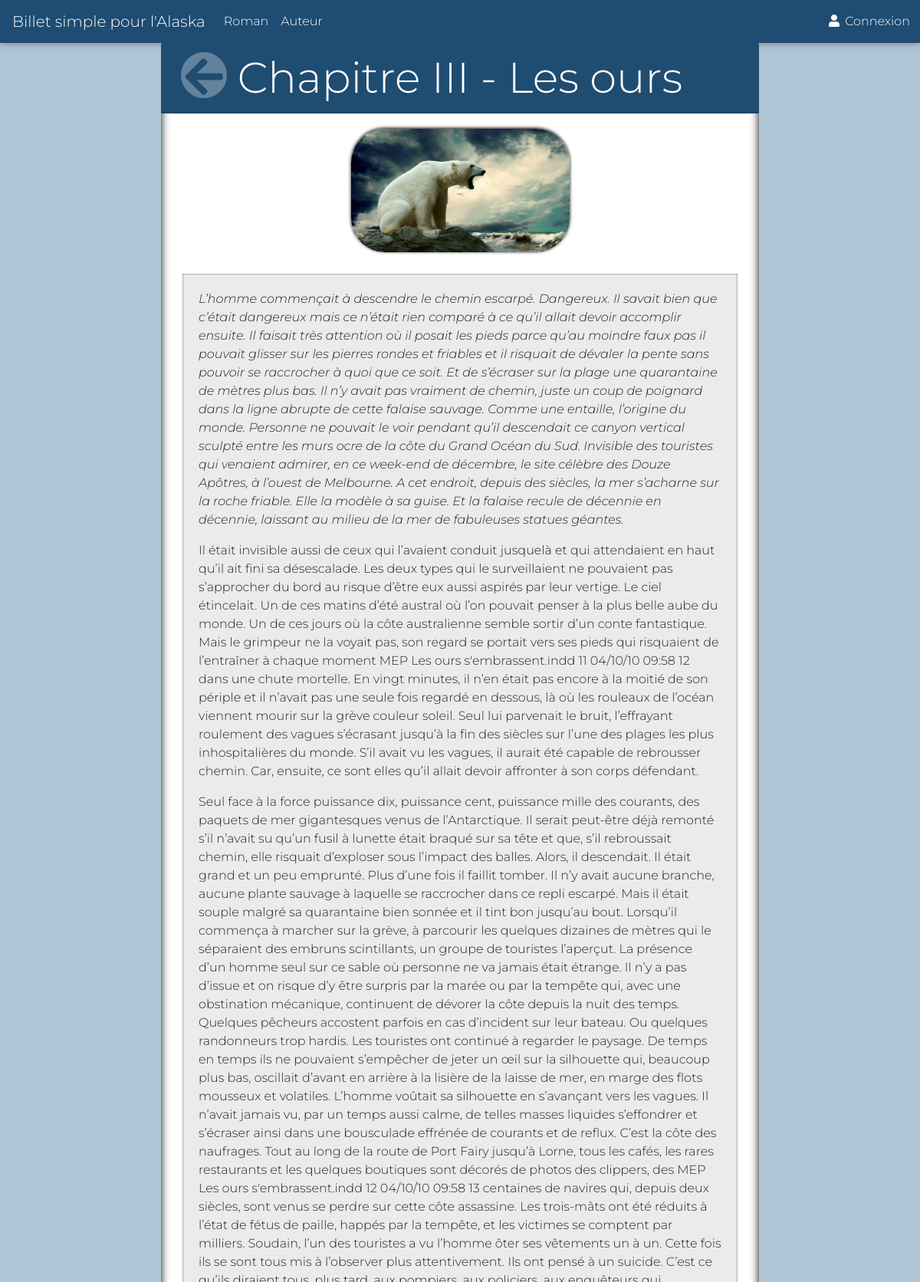
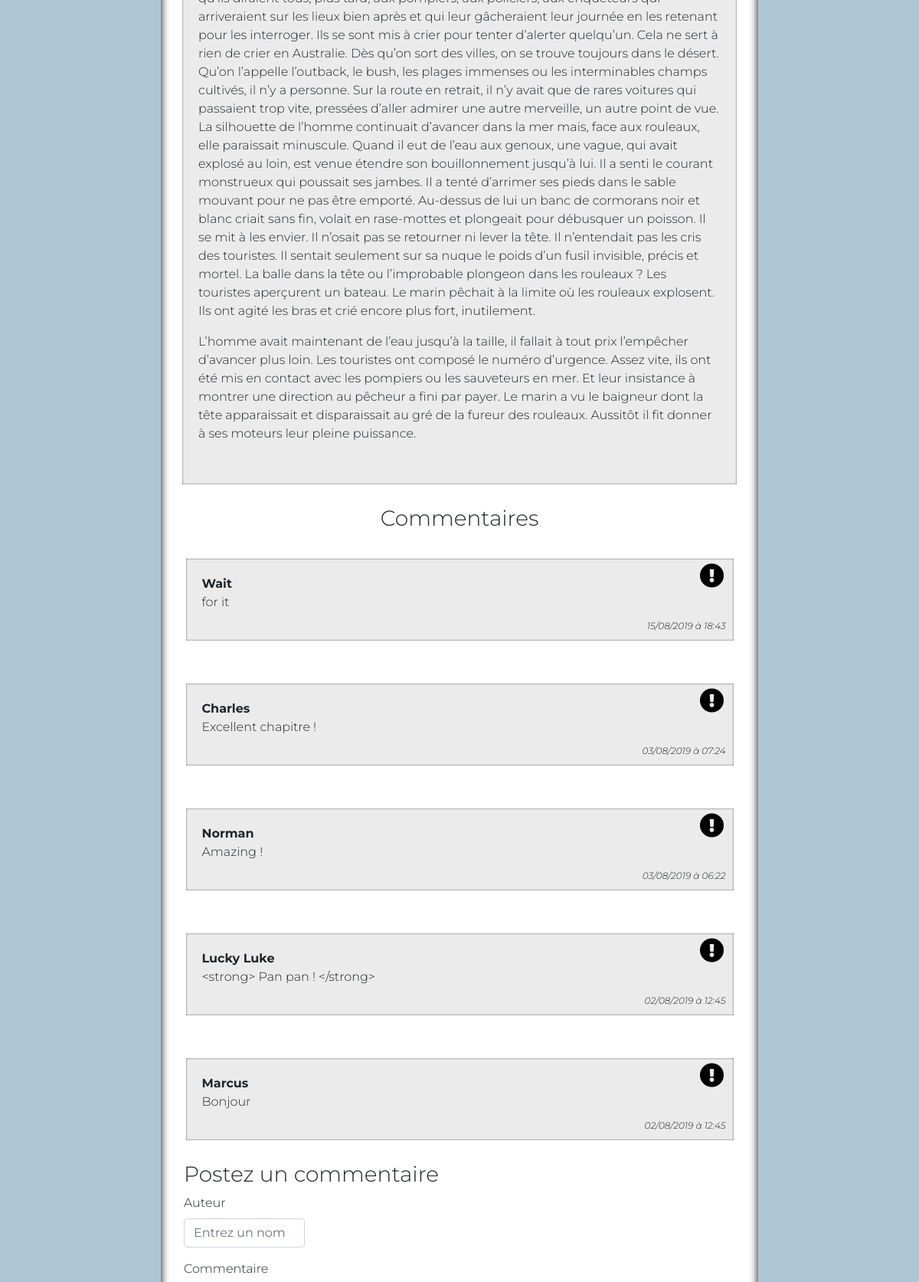
The app's page /index.php?action=post&id=3 (upper part) with its own data (2 pictures, top to bottom).
### tables this page shows
CREATE TABLE IF NOT EXISTS `billets` (
  `id` int(11) NOT NULL AUTO_INCREMENT,
  `title` varchar(255) NOT NULL,
  `content` text NOT NULL,
  `picture` varchar(255) NOT NULL,
  `description` varchar(255) NOT NULL,
  PRIMARY KEY (`id`)
);

CREATE TABLE IF NOT EXISTS `commentaires` (
  `id` int(11) NOT NULL AUTO_INCREMENT,
  `post_id` int(11) NOT NULL,
  `author` varchar(255) NOT NULL,
  `comment` text NOT NULL,
  `comment_date` datetime NOT NULL,
  `reported` int(11) DEFAULT NULL,
  PRIMARY KEY (`id`),
  KEY `commentaires_ibfk_1` (`post_id`)
);

### model/PostManager.php (called while the page is built, shortened)
<?php
class PostManager extends Manager
{
	public function getPost($postId)
    {
        $db = $this->dbConnect();
        $req = $db->prepare('SELECT id, title, picture, content FROM billets WHERE id = ?');
        $req->execute(array($postId));
        $post = $req->fetch();
        return $post;
    }
}

### model/CommentManager.php (called while the page is built, shortened)
<?php
class CommentManager extends Manager
{
    public function getComments($postId)
    {
        $db = $this->dbConnect();
        $comments = $db->prepare('SELECT id, author, comment, reported, post_id, DATE_FORMAT(comment_date, \'%d/%m/%Y à %H:%i\') AS comment_date_fr FROM commentaires WHERE post_id = ? ORDER BY comment_date DESC');
        $comments->execute(array($postId));
        return $comments;
    }
}

### view/postView.php (the view, shortened to what this page needs)
<div class="container jumbotron jumbotron-fluid col-lg-8 col-md-12 col-sm-12 col-xs-12 d-flex flex-wrap justify-content-center ">
    <h1 class="display-4 card-header col-12 text-center"> <a id="back" href="index.php"><i class="fas fa-arrow-left"></i></a> <?= $post['title'] ?> </h1>
    <img src=" <?= $post['picture'] ?> " alt="Illustration du chapitre" class="pic-container">
    <div class="text-container"> <?= $post['content'] ?> </div>
    <h3 id="title-comments">Commentaires</h3>
    <?php
    while ($comment = $comments->fetch()) {
    ?>
        <p class="text-container col-11">
            <strong><?= htmlspecialchars($comment['author']) ?></strong><br>
            <a href="
            <?php
            if($comment['reported'] == null) {
              echo 'index.php?action=reportComment&amp;id='.$comment["id"].'&amp;p_id= '.  $comment["post_id"] .' ';
            } else {
                echo "#title-comments"; }
            ?>
            " title="Signaler ce commentaire">
            <i class="fas fa-exclamation-circle
            <?php
            if($comment['reported'] != null) {
                echo "text-muted"; }
            ?>
            " data-toggle="tooltip" data-placement="top" title="
            <?php
            if($comment['reported'] != null) {
                echo "Ce commentaire a déjà été signalé et est en cours de traitement par le modérateur";
            } else {
                echo "Signaler ce commentaire"; }
            ?>
            "></i></a>
            <?= htmlspecialchars($comment['comment']) ?>
            <i class="com-date"><?= $comment['comment_date_fr'] ?></i>
        </p>
    <?php
    }
    ?>
    <form class="col-12" action="index.php?action=addComment&amp;id=<?= $post['id'] ?>#title-comments" method="post">
        <h3 class="col-11">Postez un commentaire</h3>
      <div class="form-group col-lg-3 col-md-4 col-8">
        <label for="author">Auteur</label>
        <input type="text" class="form-control" name="author" id="author" placeholder="Entrez un nom">
    </div>
    <div class="form-group col-11">
        <label for="comment">Commentaire</label>
    </div>
    </form>
</div>
<?php require('template.php'); ?>

### public/css/style.css (style rules this page uses)
html { scroll-behavior: smooth; }
body { background-color: #aec5d5; font-family: 'Montserrat', sans-serif; }
.card-header { background-color: rgb(31, 76, 113); color: white; }
.jumbotron-fluid { padding-top: 0; box-shadow: inset 0px 0px 12px black; margin-bottom: 0; background-color: white; }
.text-container { padding: 21px; padding-bottom: 38px; background-color: #00000014; margin: 28px; box-shadow: inset 0px 0px 2px; position: relative; width: 96%; overflow-wrap: break-word; }
.pic-container { width: 285px; border-radius: 44px; box-shadow: 0px -1px 4px 0px black; margin-top: 20px; }
a { color: white }
#back { position: absolute; left: 26px; width: 60px; height: 60px; background-color: white; color: #1f4c70; border-radius: 100%; opacity: 0.3; }
.fa-exclamation-circle { position: absolute; right: 12px; top: 6px; font-size: 32px; color: black; }
.com-date { padding: 10px; position: absolute; right: 0; bottom: 0; font-size: 12px; }
.form-control { border-bottom: 1px solid #ced4da!important; color: black!important; }
strong { font-weight: bold; }

### records on screen
billets: title "Chapitre III - Les ours", picture (picture), content "L’homme commençait à descendre le chemin escarpé. Dangereux. Il savait bien que c’était dangereux mais ce n’était rien comparé à ce qu’il allait devoir accomplir ensuite. Il faisait très attention où il posait les pieds parce qu’au moindre faux pas il pouvait glisser sur les pierres rondes et friables et il risquait de dévaler la pente sans pouvoir se raccrocher à quoi que ce soit. Et de s’écraser sur la plage une quarantaine de mètres plus bas. Il n’y avait pas vraiment de chemin, juste un coup de poignard dans la ligne abrupte de cette falaise sauvage. Comme une entaille, l’origine du monde. Personne ne pouvait le voir pendant qu’il descendait ce canyon vertical sculpté entre les murs…"
commentaires: author "Wait", comment "for it", comment_date_fr "15/08/2019 à 18:43"
commentaires: author "Charles", comment "Excellent chapitre !", comment_date_fr "03/08/2019 à 07:24"
commentaires: author "Norman", comment "Amazing !", comment_date_fr "03/08/2019 à 06:22"
commentaires: author "Lucky Luke", comment "<strong> Pan pan ! </strong>", comment_date_fr "02/08/2019 à 12:45"
commentaires: author "Marcus", comment "Bonjour", comment_date_fr "02/08/2019 à 12:45"
